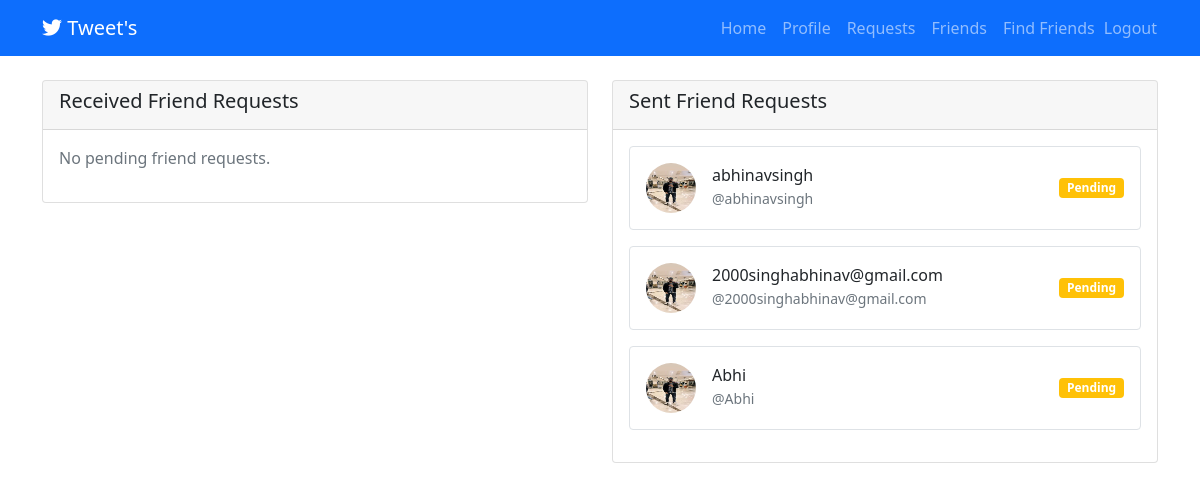
The app's page /friends/requests/ (signed in) with its own data.
### friends/models.py (models this page shows, shortened)
class FriendRequest(models.Model):
    STATUS_CHOICES = [
        ('pending', 'Pending'),
        ('accepted', 'Accepted'),
        ('rejected', 'Rejected'),
    ]
    from_user = models.ForeignKey(User, on_delete=models.CASCADE, related_name='sent_requests')
    to_user = models.ForeignKey(User, on_delete=models.CASCADE, related_name='received_requests')
    status = models.CharField(max_length=10, choices=STATUS_CHOICES, default='pending')
    created_at = models.DateTimeField(auto_now_add=True)
    class Meta:
        unique_together = ('from_user', 'to_user')

### accounts/models.py (models this page shows, shortened)
class Profile(models.Model):
    user = models.OneToOneField(User, on_delete=models.CASCADE)
    bio = models.TextField(max_length=500, blank=True)
    location = models.CharField(max_length=30, blank=True)
    birth_date = models.DateField(null=True, blank=True)
    profile_pic = models.ImageField(default='default.jpg', upload_to='profile_pics')
    followers = models.ManyToManyField(User, related_name='following', blank=True)

### friends/views.py (the view)
# urls.py: path('requests/', views.friend_requests, name='friend_requests'),
@login_required
def friend_requests(request):
    received_requests = FriendRequest.objects.filter(
        to_user=request.user, status='pending'
    )
    sent_requests = FriendRequest.objects.filter(
        from_user=request.user, status='pending'
    )
    context = {
        'received_requests': received_requests,
        'sent_requests': sent_requests,
    }
    return render(request, 'friends/friend_requests.html', context)

### templates/friends/friend_requests.html
{% extends 'base.html' %}
{% block content %}
<div class="row">
    <div class="col-md-6">
        <div class="card">
            <div class="card-header">
                <h5>Received Friend Requests</h5>
            </div>
            <div class="card-body">
                {% for request in received_requests %}
                <div class="d-flex align-items-center justify-content-between mb-3 p-3 border rounded">
                    <div class="d-flex align-items-center">
                        <img src="{{ request.from_user.profile.profile_pic.url }}"
                             class="rounded-circle me-3" width="50" height="50">
                        <div>
                            <h6 class="mb-0">{{ request.from_user.get_full_name|default:request.from_user.username }}</h6>
                            <small class="text-muted">@{{ request.from_user.username }}</small>
                        </div>
                    </div>
                    <div>
                        <a href="{% url 'accept_friend_request' request.id %}"
                           class="btn btn-success btn-sm me-2">Accept</a>
                        <a href="{% url 'reject_friend_request' request.id %}"
                           class="btn btn-danger btn-sm">Reject</a>
                    </div>
                </div>
                {% empty %}
                <p class="text-muted">No pending friend requests.</p>
                {% endfor %}
            </div>
        </div>
    </div>
    <div class="col-md-6">
        <div class="card">
            <div class="card-header">
                <h5>Sent Friend Requests</h5>
            </div>
            <div class="card-body">
                {% for request in sent_requests %}
                <div class="d-flex align-items-center justify-content-between mb-3 p-3 border rounded">
                    <div class="d-flex align-items-center">
                        <img src="{{ request.to_user.profile.profile_pic.url }}"
                             class="rounded-circle me-3" width="50" height="50">
                        <div>
                            <h6 class="mb-0">{{ request.to_user.get_full_name|default:request.to_user.username }}</h6>
                            <small class="text-muted">@{{ request.to_user.username }}</small>
                        </div>
                    </div>
                    <span class="badge bg-warning">Pending</span>
                </div>
                {% empty %}
                <p class="text-muted">No sent friend requests.</p>
                {% endfor %}
            </div>
        </div>
    </div>
</div>
{% endblock %}

### templates/base.html (shortened to what this page needs)
<!DOCTYPE html>
<html lang="en">
<head>
    <link href="https://cdn.jsdelivr.net/npm/bootstrap@5.1.3/dist/css/bootstrap.min.css" rel="stylesheet">
    <link href="https://cdnjs.cloudflare.com/ajax/libs/font-awesome/6.0.0/css/all.min.css" rel="stylesheet">
</head>
<body>
    <nav class="navbar navbar-expand-lg navbar-dark bg-primary">
        <div class="container">
            <a class="navbar-brand" href="{% url 'home' %}">
                <i class="fab fa-twitter"></i> Tweet's
            </a>
            {% if user.is_authenticated %}
            <div class="navbar-nav ms-auto">
                <a class="nav-link" href="{% url 'home' %}">Home</a>
                <a class="nav-link" href="{% url 'profile' %}">Profile</a>
                <a class="nav-link" href="{% url 'friend_requests' %}">Requests</a>
                <a class="nav-link" href="{% url 'friends_list' %}">Friends</a>
                <a class="nav-link" href="{% url 'all_users' %}">Find Friends</a>
                <li class="nav-item d-flex align-items-center">
                    <form method="post" action="{% url 'logout' %}" class="d-inline">
                      <button type="submit" class="nav-link btn btn-link p-0" >
                        Logout
                      </button>
                    </form>
                  </li>
            </div>
            {% else %}
            <div class="navbar-nav ms-auto">
                <a class="nav-link" href="{% url 'login' %}">Login</a>
                <a class="nav-link" href="{% url 'register' %}">Register</a>
            </div>
            {% endif %}
        </div>
    </nav>
    <div class="container mt-4">
        {% block content %}{% endblock %}
    </div>
</body>
</html>

### records on screen
FriendRequest: to_user.profile.profile_pic (placeholder picture), to_user.get_full_name "abhinavsingh", to_user.username "abhinavsingh"
FriendRequest: to_user.profile.profile_pic (placeholder picture), to_user.get_full_name "2000singhabhinav@gmail.com", to_user.username "2000singhabhinav@gmail.com"
FriendRequest: to_user.profile.profile_pic (placeholder picture), to_user.get_full_name "Abhi", to_user.username "Abhi"
